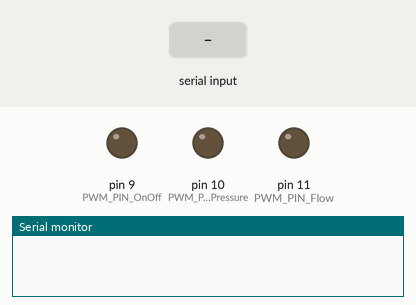
Simulated run of this sketch. Board: Arduino Uno, built with avr-gcc and run on an emulated ATmega328P. On the bench: output pins drawn as LEDs (lit = HIGH), the last lines printed to the serial monitor. The inputs (shaded band) are chosen by the test bench.

Above: at 1.2 s.
1.3 s: "O90\n" received over Serial
At 2.0 s:
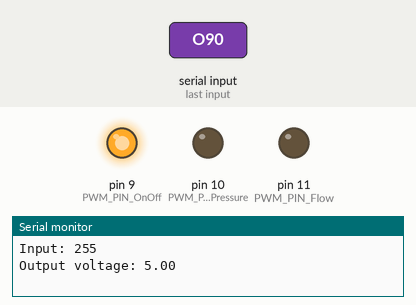
2.8 s: "P90\n" received over Serial
At 3.1 s:
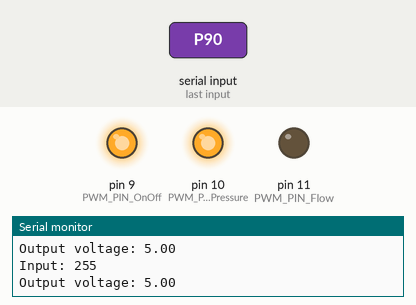
4.3 s: "O,45\n" received over Serial
At 5.4 s:
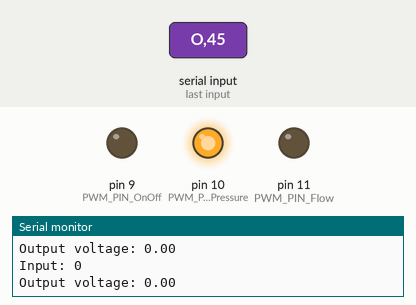
5.8 s: "F90\n" received over Serial
At 6.6 s:
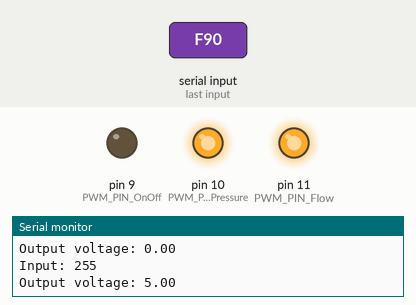
7.3 s: "P,45\n" received over Serial
At 7.7 s:
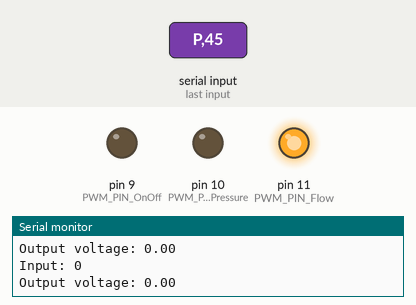
8.8 s: "F,45\n" received over Serial
At 10.1 s:
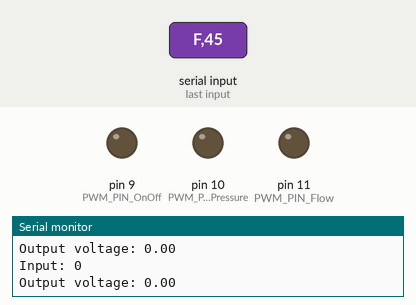
Timing chart, 0 to 11.3 s (numbered marks = the images above; inputs shaded):
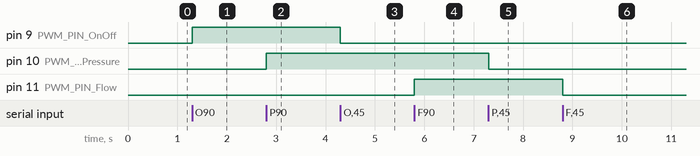

The sketch:

digitalpot.ino
```cpp
// (licence header left out)
const int PWM_PIN_OnOff = 9; // OUTPUT Voltage Pin for on off
const int PWM_PIN_Pressure = 10; // OUTPUT Voltage Pin for pressure
const int PWM_PIN_Flow = 11; // OUTPUT Voltage Pin for flow

// Read and parse Serial input
uint8_t ReadInput();
// Convert ASCII string to integer value
uint8_t str_to_uint8(char* str, int len);

void setup()
{
    Serial.setTimeout(10); // 10ms timeout
    Serial.begin(115200);  // Fastest supported speed
    pinMode(PWM_PIN_OnOff, OUTPUT); // Enable output pin
    pinMode(PWM_PIN_Pressure, OUTPUT); // Enable output pin
    pinMode(PWM_PIN_Flow, OUTPUT); // Enable output pin
}

void loop()
{
    if (Serial.available() > 0)
    {
        // Read Serial input
        uint8_t val = 0;
        char prefix = '0';

        ReadInput(val, prefix);
        Serial.println("Input: " + String(val));
        float voltage = 5.0*val/255;
        Serial.println("Output voltage: " + String(voltage, 2));
        if (prefix == 'O')
        {
          // Modify the output voltage
          analogWrite(PWM_PIN_OnOff, val);
        }
        else if (prefix == 'P')
        {
          // Modify the output voltage
          analogWrite(PWM_PIN_Pressure, val);
        }
        else if (prefix == 'F')
        {
          // Modify the output voltage
          analogWrite(PWM_PIN_Flow, val);
        }
    }
}

// Convert ASCII string to integer value
uint8_t str_to_uint8(char* str, int len)
{
    // Initialize result
    int res = 0;
    //uint8_t res = 0;

    // Iterate through input and perform atoi conversion
    for (int i = 0; i < len; ++i)
        res = res * 10 + str[i] - '0';

    // Handle overflow and set result
    res = min(res, 255);
    res = max(res, 0);

    // return result.
    return res;
}

// Read and parse Serial input
void ReadInput(uint8_t& val, char & prefix)
{
    const int BUFF_SIZE = 4;
    static char buffer[BUFF_SIZE];

    memset(buffer, 0, BUFF_SIZE);
    int nbytes = Serial.readBytes(buffer, BUFF_SIZE);
    prefix = buffer[0];
    val = str_to_uint8(buffer+1, nbytes-1);
}
```

Measured:
- after the input at 1.3 s, pin 9 (PWM_PIN_OnOff): LOW → HIGH at once
- after the input at 2.8 s, pin 10 (PWM_PIN_Pressure): LOW → HIGH at once
- after the input at 4.3 s, pin 9 (PWM_PIN_OnOff): HIGH → LOW at once
- after the input at 5.8 s, pin 11 (PWM_PIN_Flow): LOW → HIGH at once
- after the input at 7.3 s, pin 10 (PWM_PIN_Pressure): HIGH → LOW at once
- after the input at 8.8 s, pin 11 (PWM_PIN_Flow): HIGH → LOW at once
